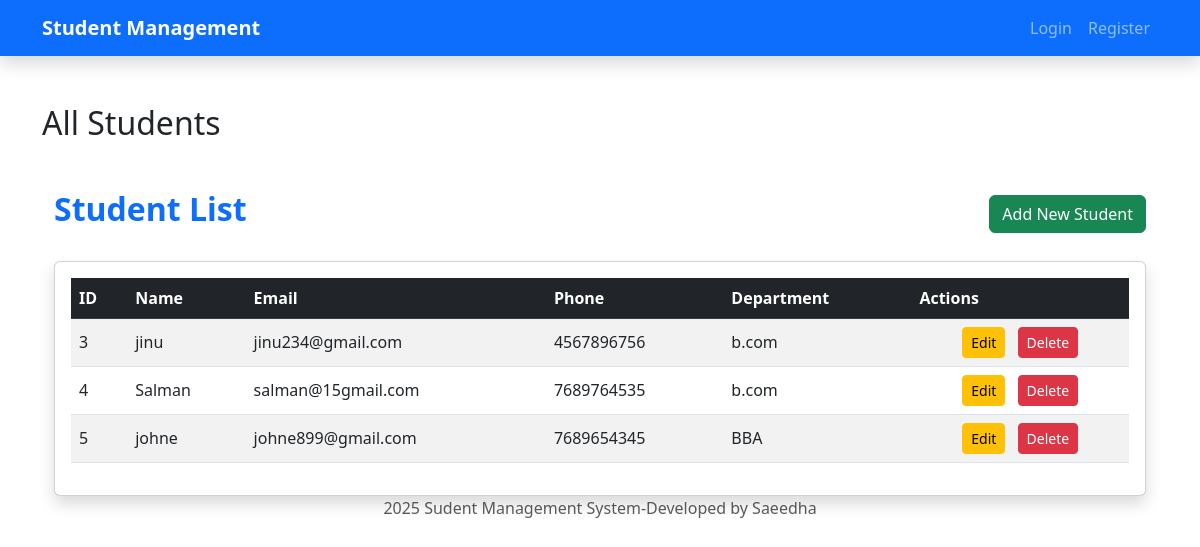
/students/, run on an earlier commit of the app's database.
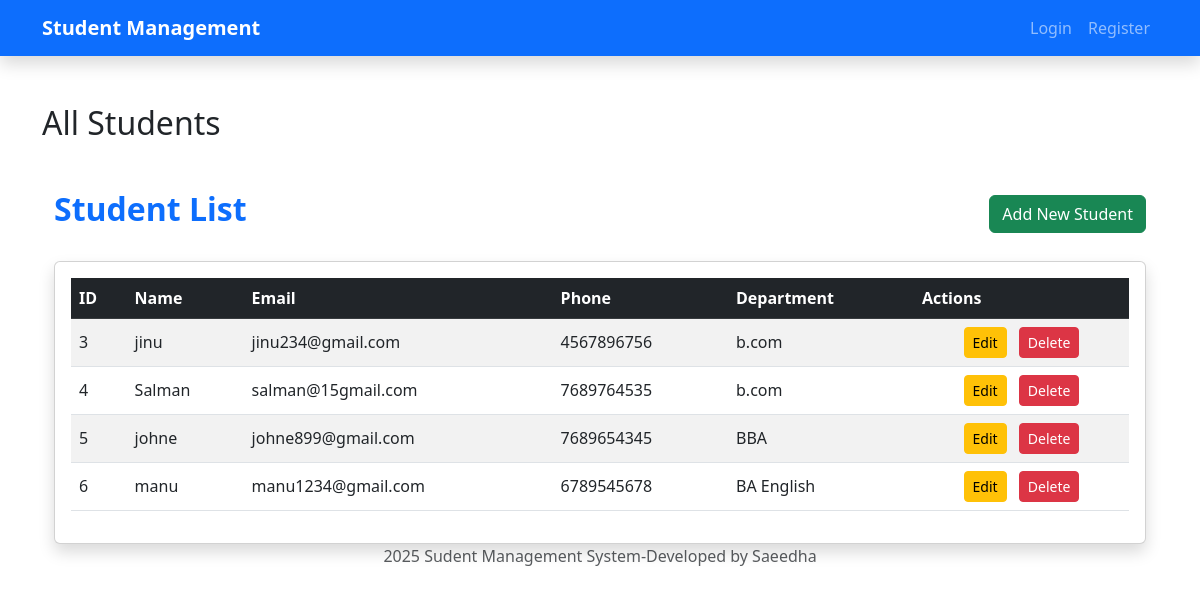
And on a later commit of the database.
### students/models.py (models this page shows, shortened)
class Student(models.Model):
    name=models.CharField(max_length=100)
    phone=models.IntegerField()
    department= models.CharField(max_length=100)
    email=models.EmailField(unique=True)
    date_joined=models.DateField(auto_now_add=True)

### students/views.py (the view)
# urls.py: path('students/', v.student_list, name='student_list'),
def student_list(request):
    students=Student.objects.all().order_by('id')
    return render(request,'students/student_list.html',{'students':students})

### students/templates/students/student_list.html (shortened to what this page needs)
{% extends 'students/base.html' %}
{%  load static %}
    {% block content %}
    <h2>All Students</h2>
    <div class="container mt-5">
        <div class="d-flex justify-content-between align-items-center mb-4">
            <h2 class="fw-bold text-primary">Student List</h2>
            <a href="{% url 'add_student' %}" class="btn btn-success">Add New Student</a>
         </div>
        {% if students %}
        <div class="card shadow rounded p-3">
          <table id="studentTable" class="table table-striped table-hover align-middle">
            <thead class="table-dark">
              <tr>
               <th>ID</th>
               <th>Name</th>
               <th>Email</th>
               <th>Phone</th>
               <th>Department</th>
               <th class="text-align">Actions</th>
             </tr>
          </thead>
          <tbody>
            {% for  student in students %}
            <tr>
            <td>{{student.id}}</td>
            <td>{{student.name}}</td>
            <td>{{student.email}}</td>
            <td>{{student.phone}}</td>
            <td>{{student.department}}</td>
            <td class="text-center">
                <a href="{%  url 'edit_student'  student.id  %}" class="btn btn-warning btn-sm me-2">Edit</a>
                <a href="{%  url 'delete_student' student.id  %}" class="btn btn-danger btn-sm">Delete</a>
            </td>
            </tr>
            {% endfor %}
          </tbody>
          </table>
        </div>
        {% else %}
            <p class="text-muted text-center mt-4">No students found. Add a new student to get started!</p>
            {% endif %}
    </div>
    {% endblock %}

### students/templates/students/base.html (shortened to what this page needs)
{% load static  %}
<!DOCTYPE html>
<html lang="en">
<head>
<link rel="stylesheet" href="{% static 'students/css/style1.css'  %}">
<link rel="stylesheet" href="https://cdn.jsdelivr.net/npm/bootstrap@5.3.0/dist/css/bootstrap.min.css">
</head>
<body>
    <nav class="navbar navbar-expand-lg navbar-dark bg-primary shadow">
        <div class="container">
            <a  class="navbar-brand fw-bold" href="{% url 'student_list' %}"> Student Management </a>
        <div class="collaps navbar-collaps" id="navbarNav">
            <ul class="navbar-nav ms-auto">
                {% if user.is_authenticated %}
                <li class="nav-item"><a href="{% url 'student_list' %}" class="nav-link">Students</a></li>
                <li class="nav-item"><a href="{% url 'add_student' %}" class="nav-link">Add Students</a></li>
                <li class="nav-item"><a href="{% url 'profile' %}">Hi {{ user.username|title}}</a></li>
                <li class="nav-item"><a href="{% url 'logout' %}" class="nav-link text-danger">Logout</a></li>
                {% else %}
                <li class="nav-item"><a href="{% url 'login' %}" class="nav-link">Login</a></li>
                <li class="nav-item"><a href="{% url 'register' %}" class="nav-link">Register</a></li>
                {% endif %}
            </ul>
        </div>
        </div>
    </nav>
    <main class="container mt-5">
        {%  block content %}
        {% endblock %}
    </main>
    <foote class="bg-light text-center py-3 shadow-sm mt-auto">
        <p class="text-muted mb-0"> 2025 Sudent Management System-Developed by Saeedha</p></footer>
</body>
</html>

### students/static/students/css/style1.css (style rules this page uses)
body { background-color: #f7f9fc; font-family: 'poppins' sans-serif; }
.container { max-width: 900px; }
.btn { border-radius: 8px; }

What changed in the data, as far as the page shows it:
added Student: id "6", name "manu", email "manu1234@gmail.com", phone "6789545678", department "BA English"
